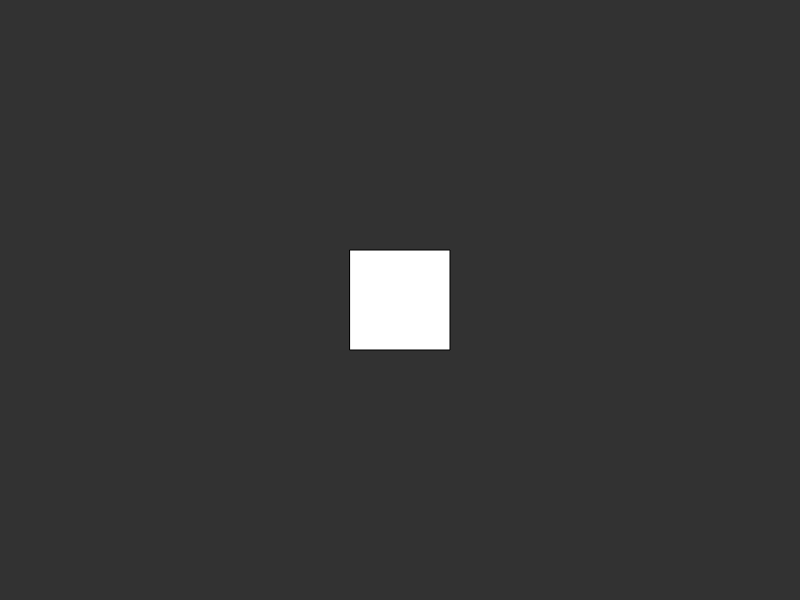
Frame 1 (no input)
Frame 60 (no input): identical to frame 1, image omitted
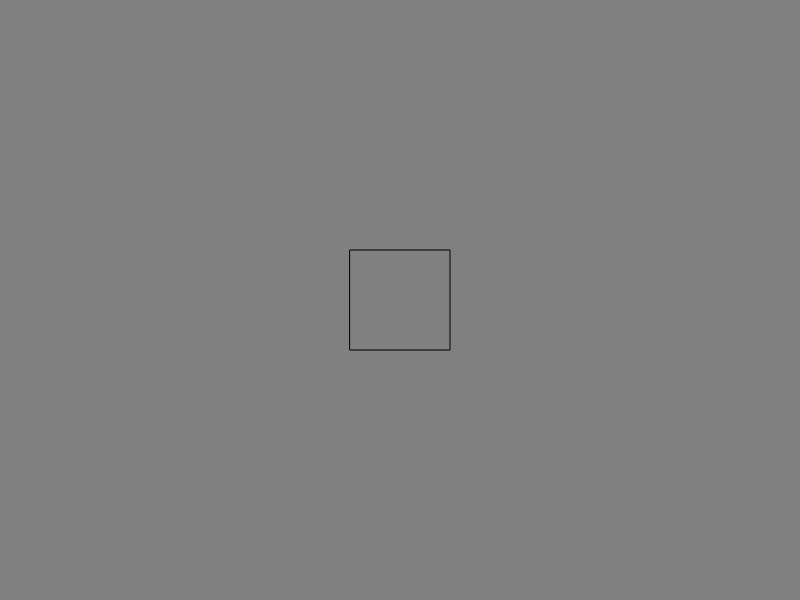
Frame 120 (the mouse pressed at the canvas centre since frame 60)

The p5.js sketch that drew these frames (run headless with seeded random() and noise() and a simulated clock; from frame 60 on, the mouse is pressed at the canvas centre):

// p5.js sketch
// ── sketch.js
var fillEllipse = true;
var bg = 50;
function setup() {
  createCanvas(displayWidth, displayHeight);
  rectMode(CENTER);
}
function draw() {
  background(bg);
  if (fillEllipse) {
    fill(255);
  }
  else {
    noFill();
  }
  rect(width/2, height/2, 100, 100);
}
function touchStarted() {
  fillEllipse = !fillEllipse;
  bg = 128;
}
function touchEnded() {
  bg = 50;
}
function touchMoved() {
  // otherwise the display will move around
  // with your touch :(
  return false;
}
